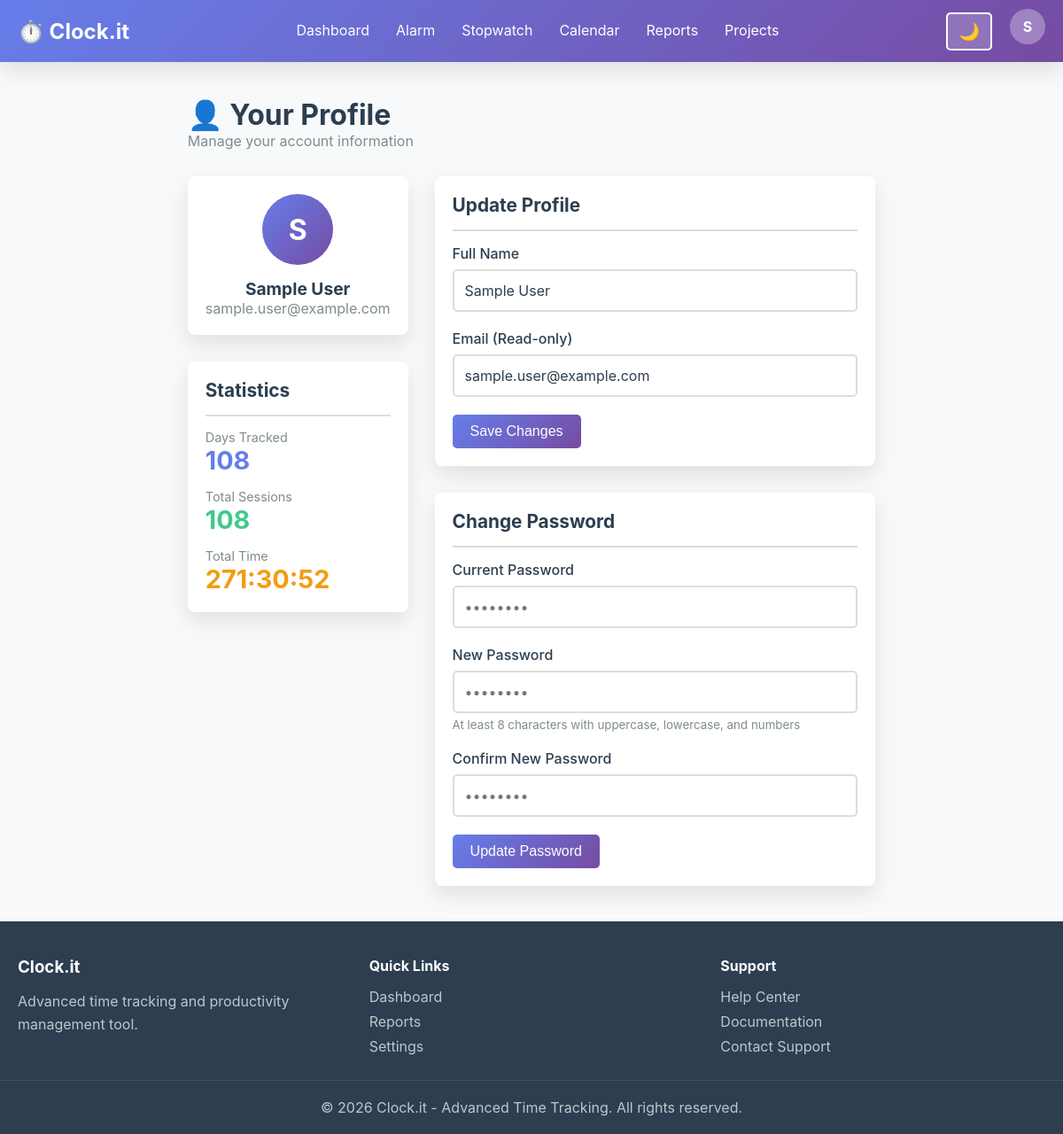
/profile.php (signed in), run on the app's committed database.
### tables this page shows
CREATE TABLE users (
                id INTEGER PRIMARY KEY AUTOINCREMENT,
                email TEXT UNIQUE NOT NULL,
                password_hash TEXT NOT NULL,
                full_name TEXT,
                created_at DATETIME DEFAULT CURRENT_TIMESTAMP,
                updated_at DATETIME DEFAULT CURRENT_TIMESTAMP,
                is_admin INTEGER DEFAULT 0,
                theme TEXT DEFAULT 'light',
                notifications_enabled INTEGER DEFAULT 1
            );

### config/database.php (called while the page is built, shortened)
<?php
class Database {
    private static $instance = null;
    private $connection;
    private $dbType = 'sqlite';
    private $dbPath;
    private function __construct() {
        if ($this->dbType === 'sqlite') {
            $this->dbPath = dirname(__DIR__) . '/data/clock-it.db';
        }
    }
    private function connectSQLite() {
        try {
            $this->connection = new PDO('sqlite:' . $this->dbPath);
            $this->connection->setAttribute(PDO::ATTR_ERRMODE, PDO::ERRMODE_EXCEPTION);
        } catch (PDOException $e) {
            die('Database connection failed: ' . $e->getMessage());
        }
    }
    public static function getInstance() {
        if (self::$instance === null) {
            self::$instance = new self();
        }
        return self::$instance;
    }
    public function query($sql, $params = []) {
        $stmt = $this->connection->prepare($sql);
        $stmt->execute($params);
        return $stmt;
    }
    public function fetch($sql, $params = []) {
        return $this->query($sql, $params)->fetch(PDO::FETCH_ASSOC);
    }
}
?>

### config/init.php (called while the page is built, shortened)
<?php
require_once dirname(__FILE__) . '/database.php';
require_once dirname(__FILE__) . '/html-helper.php';
function isAuthenticated() {
    return isset($_SESSION['user_id']) && isset($_SESSION['user_email']);
}
function getCurrentUser() {
    $db = Database::getInstance();
    return $db->fetch("SELECT id, email, full_name, is_admin, theme FROM users WHERE id = ?", [$_SESSION['user_id']]);
}
function formatDuration($seconds) {
    $hours = floor($seconds / 3600);
    $minutes = floor(($seconds % 3600) / 60);
    $secs = $seconds % 60;
    return sprintf('%02d:%02d:%02d', $hours, $minutes, $secs);
}
?>

### profile.php (the view, shortened to what this page needs)
<?php
require_once 'config/init.php';
$user = getCurrentUser();
$userId = $_SESSION['user_id'];
$db = Database::getInstance();
$stats = $db->fetch(
    "SELECT
        COUNT(DISTINCT DATE(start_time)) as days_tracked,
        COUNT(*) as total_sessions,
        SUM(duration_seconds) as total_time
     FROM time_sessions
     WHERE user_id = ?",
    [$userId]
);
?>
<?php HTMLHelper::renderHeader('Profile', $user); ?>
<body class="<?php echo $user['theme'] === 'dark' ? 'dark-theme' : 'light-theme'; ?>">
    <?php HTMLHelper::renderNavigation('profile', $user); ?>
    <div class="container">
        <div style="margin-bottom: 30px;">
            <h1>👤 Your Profile</h1>
            <p class="text-muted">Manage your account information</p>
        </div>
        <div style="display: grid; grid-template-columns: 1fr 2fr; gap: 30px;">
            <div>
                <div class="card mb-30">
                    <div class="card-body" style="text-align: center;">
                        <div style="width: 80px; height: 80px; border-radius: 50%; background: linear-gradient(135deg, #667eea, #764ba2); display: flex; align-items: center; justify-content: center; color: white; font-size: 2rem; margin: 0 auto 15px; font-weight: bold;">
                            <?php echo ucfirst(substr($user['email'], 0, 1)); ?>
                        </div>
                        <div style="font-size: 1.2rem; font-weight: bold;">
                            <?php echo htmlspecialchars($user['full_name'] ?? explode('@', $user['email'])[0]); ?>
                        </div>
                        <div class="text-muted" style="word-break: break-all;">
                            <?php echo htmlspecialchars($user['email']); ?>
                        </div>
                    </div>
                </div>
                <div class="card">
                    <div class="card-header">
                        <h3 class="card-title">Statistics</h3>
                    </div>
                    <div class="card-body">
                        <div style="display: flex; flex-direction: column; gap: 15px;">
                            <div>
                                <div class="text-muted" style="font-size: 0.9rem;">Days Tracked</div>
                                <div style="font-size: 1.8rem; font-weight: bold; color: #667eea;">
                                    <?php echo $stats['days_tracked'] ?? 0; ?>
                                </div>
                            </div>
                            <div>
                                <div class="text-muted" style="font-size: 0.9rem;">Total Sessions</div>
                                <div style="font-size: 1.8rem; font-weight: bold; color: #42c88a;">
                                    <?php echo $stats['total_sessions'] ?? 0; ?>
                                </div>
                            </div>
                            <div>
                                <div class="text-muted" style="font-size: 0.9rem;">Total Time</div>
                                <div style="font-size: 1.8rem; font-weight: bold; color: #f39c12;">
                                    <?php echo formatDuration($stats['total_time'] ?? 0); ?>
                                </div>
                            </div>
                        </div>
                    </div>
                </div>
            </div>
            <div>
                <div class="card mb-30">
                    <div class="card-header">
                        <h3 class="card-title">Update Profile</h3>
                    </div>
                    <div class="card-body">
                        <form method="POST">
                            <div class="form-group">
                                <label for="full_name">Full Name</label>
                                <input type="text" id="full_name" name="full_name" value="<?php echo htmlspecialchars($user['full_name'] ?? ''); ?>" placeholder="John Doe">
                            </div>
                            <div class="form-group">
                                <label for="email">Email (Read-only)</label>
                                <input type="email" id="email" value="<?php echo htmlspecialchars($user['email']); ?>" disabled>
                            </div>
                            <button type="submit" name="action" value="update_profile" class="btn btn-primary">Save Changes</button>
                        </form>
                    </div>
                </div>
                <div class="card">
                    <div class="card-header">
                        <h3 class="card-title">Change Password</h3>
                    </div>
                    <div class="card-body">
                        <form method="POST">
                            <div class="form-group">
                                <label for="current_password">Current Password</label>
                                <input type="password" id="current_password" name="current_password" placeholder="••••••••" required>
                            </div>
                            <div class="form-group">
                                <label for="new_password">New Password</label>
                                <input type="password" id="new_password" name="new_password" placeholder="••••••••" required>
                                <small class="text-muted" style="display: block; margin-top: 5px;">
                                    At least 8 characters with uppercase, lowercase, and numbers
                                </small>
                            </div>
                            <div class="form-group">
                                <label for="confirm_password">Confirm New Password</label>
                                <input type="password" id="confirm_password" name="confirm_password" placeholder="••••••••" required>
                            </div>
                            <button type="submit" name="action" value="change_password" class="btn btn-primary">Update Password</button>
                        </form>
                    </div>
                </div>
            </div>
        </div>
    </div>
    <?php HTMLHelper::renderFooter(); ?>
</body>
</html>

### config/html-helper.php (shortened to what this page needs)
<?php
class HTMLHelper {
    public static function renderHeader($title, $user = null) {
        $theme = $user && isset($user['theme']) ? $user['theme'] : 'light';
        $baseUrl = defined('BASE_URL') ? BASE_URL : '';
        echo <<<HTML
<!DOCTYPE html>
<html lang="en" data-theme="$theme" data-base-url="$baseUrl">
<head>
    <meta charset="UTF-8">
    <meta name="viewport" content="width=device-width, initial-scale=1.0">
    <meta http-equiv="X-UA-Compatible" content="IE=edge">
    <title>$title - Clock.it</title>
    <link rel="stylesheet" href="{$baseUrl}/assets/css/style.css">
    <link rel="stylesheet" href="{$baseUrl}/assets/css/responsive.css">
    <link rel="stylesheet" href="{$baseUrl}/assets/css/dark-mode.css">
</head>
<body class="$theme-theme">
HTML;
    }
    public static function renderNavigation($currentPage = '', $user = null) {
        $baseUrl = defined('BASE_URL') ? BASE_URL : '';
        $userEmail = $user ? htmlspecialchars($user['email']) : '';
        $userName = $user && $user['full_name'] ? htmlspecialchars($user['full_name']) : explode('@', $userEmail)[0];
        $userInitial = !empty($userName) ? $userName[0] : '?';
        echo <<<HTML
<nav class="navbar">
    <div class="navbar-container">
        <div class="navbar-brand">
            <a href="{$baseUrl}/dashboard.php" class="brand-logo">⏱️ Clock.it</a>
        </div>
        <ul class="navbar-menu" id="navMenu">
            <li><a href="{$baseUrl}/dashboard.php" class="nav-link $(currentPage === 'dashboard' ? 'active' : '')">Dashboard</a></li>
            <li><a href="{$baseUrl}/alarm.php" class="nav-link $(currentPage === 'alarm' ? 'active' : '')">Alarm</a></li>
            <li><a href="{$baseUrl}/stopwatch.php" class="nav-link $(currentPage === 'stopwatch' ? 'active' : '')">Stopwatch</a></li>
            <li><a href="{$baseUrl}/calendar.php" class="nav-link $(currentPage === 'calendar' ? 'active' : '')">Calendar</a></li>
            <li><a href="{$baseUrl}/reports.php" class="nav-link $(currentPage === 'reports' ? 'active' : '')">Reports</a></li>
            <li><a href="{$baseUrl}/projects.php" class="nav-link $(currentPage === 'projects' ? 'active' : '')">Projects</a></li>
HTML;
        echo <<<HTML
        </ul>
        <div class="navbar-end">
            <button id="themeToggle" class="theme-toggle" title="Toggle dark/light mode">
                <span id="themeIcon">🌙</span>
            </button>
            <div class="user-menu">
                <div class="user-avatar">$userInitial</div>
                <div class="user-dropdown">
                    <div class="user-info">
                        <div class="user-name">$userName</div>
                        <div class="user-email">$userEmail</div>
                    </div>
                    <hr>
                    <a href="{$baseUrl}/profile.php" class="dropdown-item">👤 Profile</a>
                    <a href="{$baseUrl}/settings.php" class="dropdown-item">⚙️ Settings</a>
                    <hr>
                    <a href="{$baseUrl}/logout.php" class="dropdown-item logout">🚪 Logout</a>
                </div>
            </div>
        </div>
        <button id="menuToggle" class="menu-toggle">☰</button>
    </div>
</nav>
HTML;
    }
    public static function renderFooter() {
        $year = date('Y');
        $baseUrl = defined('BASE_URL') ? BASE_URL : '';
        echo <<<HTML
<footer class="footer">
    <div class="footer-container">
        <div class="footer-section">
            <h3>Clock.it</h3>
            <p>Advanced time tracking and productivity management tool.</p>
        </div>
        <div class="footer-section">
            <h4>Quick Links</h4>
            <ul>
                <li><a href="{$baseUrl}/dashboard.php">Dashboard</a></li>
                <li><a href="{$baseUrl}/reports.php">Reports</a></li>
                <li><a href="{$baseUrl}/settings.php">Settings</a></li>
            </ul>
        </div>
        <div class="footer-section">
            <h4>Support</h4>
            <ul>
                <li><a href="{$baseUrl}/help.php">Help Center</a></li>
                <li><a href="{$baseUrl}/docs.php">Documentation</a></li>
                <li><a href="mailto:support@clock-it.local">Contact Support</a></li>
            </ul>
        </div>
    </div>
    <div class="footer-bottom">
        <p>&copy; $year Clock.it - Advanced Time Tracking. All rights reserved.</p>
    </div>
</footer>
<script>
    window.APP_BASE_URL = window.APP_BASE_URL || document.documentElement.dataset.baseUrl || '';
</script>
<script src="{$baseUrl}/assets/js/main.js"></script>
<script src="{$baseUrl}/assets/js/theme.js"></script>
</body>
</html>
HTML;
    }
}
?>

### data on the page
users: full_name "S", email "S", full_name "Sample User", email "sample.user@example.com"

### other printed values
$stats['days_tracked'] "108"
$stats['total_sessions'] "108"
formatDuration($stats['total_time'] ?? 0) "271:30:52"
